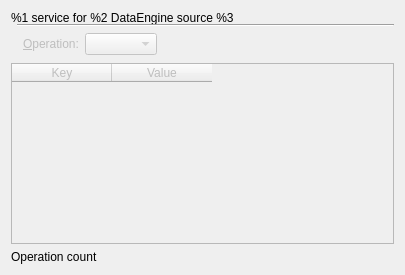
<ui version="4.0" >
 <class>ServiceViewer</class>
 <widget class="QWidget" name="ServiceViewer" >
  <property name="geometry" >
   <rect>
    <x>0</x>
    <y>0</y>
    <width>405</width>
    <height>275</height>
   </rect>
  </property>
  <property name="windowTitle" >
   <string>Form</string>
  </property>
  <layout class="QGridLayout" name="gridLayout" >
   <item rowspan="2" row="0" column="0" colspan="5" >
    <widget class="QLabel" name="m_title" >
     <property name="text" >
      <string>%1 service for %2 DataEngine source %3</string>
     </property>
    </widget>
   </item>
   <item rowspan="2" row="1" column="1" colspan="4" >
    <widget class="Line" name="line" >
     <property name="orientation" >
      <enum>Qt::Horizontal</enum>
     </property>
    </widget>
   </item>
   <item rowspan="2" row="2" column="2" >
    <widget class="QLabel" name="m_operationsLabel" >
     <property name="enabled" >
      <bool>false</bool>
     </property>
     <property name="text" >
      <string>&amp;Operation:</string>
     </property>
     <property name="buddy" >
      <cstring>m_operations</cstring>
     </property>
    </widget>
   </item>
   <item rowspan="2" row="2" column="3" >
    <widget class="KComboBox" name="m_operations" >
     <property name="enabled" >
      <bool>false</bool>
     </property>
    </widget>
   </item>
   <item row="3" column="4" >
    <spacer name="horizontalSpacer" >
     <property name="orientation" >
      <enum>Qt::Horizontal</enum>
     </property>
     <property name="sizeHint" stdset="0" >
      <size>
       <width>217</width>
       <height>20</height>
      </size>
     </property>
    </spacer>
   </item>
   <item row="4" column="0" colspan="5" >
    <widget class="QTableWidget" name="m_operationDescription" >
     <property name="enabled" >
      <bool>false</bool>
     </property>
     <column>
      <property name="text" >
       <string>Key</string>
      </property>
     </column>
     <column>
      <property name="text" >
       <string>Value</string>
      </property>
     </column>
    </widget>
   </item>
   <item row="5" column="0" colspan="5" >
    <widget class="QLabel" name="m_operationStatus" >
     <property name="text" >
      <string>Operation count</string>
     </property>
    </widget>
   </item>
  </layout>
 </widget>
 <customwidgets>
  <customwidget>
   <class>KComboBox</class>
   <extends>QComboBox</extends>
   <header>kcombobox.h</header>
  </customwidget>
 </customwidgets>
 <resources/>
 <connections/>
</ui>
